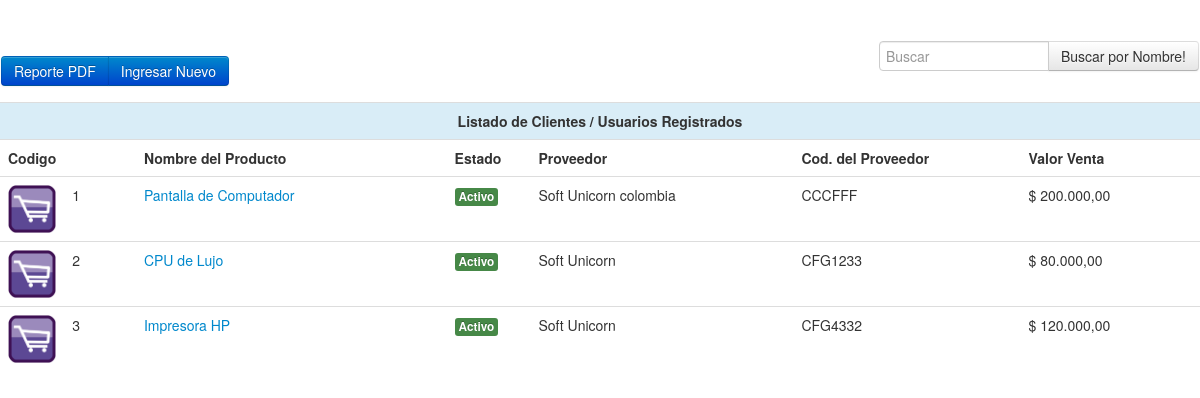
The app's page /producto.php (signed in) with its own data.
### tables this page shows
CREATE TABLE IF NOT EXISTS `producto` (
  `cod` varchar(255) NOT NULL,
  `prov` varchar(255) NOT NULL,
  `cprov` varchar(255) NOT NULL,
  `nom` varchar(255) NOT NULL,
  `costo` varchar(255) NOT NULL,
  `mayor` varchar(255) NOT NULL,
  `venta` varchar(255) NOT NULL,
  `cantidad` varchar(255) NOT NULL,
  `minimo` varchar(255) NOT NULL,
  `seccion` varchar(255) NOT NULL,
  `fecha` varchar(255) NOT NULL,
  `estado` varchar(255) NOT NULL,
  `clase` varchar(255) NOT NULL,
  PRIMARY KEY (`cod`)
);

CREATE TABLE IF NOT EXISTS `proveedor` (
  `codigo` int(255) NOT NULL AUTO_INCREMENT,
  `empresa` varchar(255) NOT NULL,
  `nom` varchar(255) NOT NULL,
  `dir` varchar(255) NOT NULL,
  `ciudad` varchar(255) NOT NULL,
  `tel` varchar(255) NOT NULL,
  `cel` varchar(255) NOT NULL,
  `correo` varchar(255) NOT NULL,
  `obs` varchar(255) NOT NULL,
  `estado` text NOT NULL,
  PRIMARY KEY (`codigo`)
);

### producto.php (the view, shortened to what this page needs)
<!DOCTYPE html>
<html lang="en">
<head>
    <link href="css/bootstrap.css" rel="stylesheet">
    <link href="css/bootstrap-responsive.css" rel="stylesheet">
    <link href="css/docs.css" rel="stylesheet">
    <link href="js/google-code-prettify/prettify.css" rel="stylesheet">
</head>
<body data-spy="scroll" data-target=".bs-docs-sidebar">
<table width="100%" border="0">
  <tr>
    <td>
    <div class="btn-group" data-toggle="buttons-checkbox">
        <button type="button" class="btn btn-primary" onClick="window.location='PDFproducto.php'">Reporte PDF</button>
        <button type="button" class="btn btn-primary" onClick="window.location='crear_producto.php'">Ingresar Nuevo</button>
    </div>
    </td>
    <td>
    <div align="right">
    <form method="post" action="" enctype="multipart/form-data" name="form1" id="form1">
      <div class="input-append">
             <input name="bus" type="text" class="span2" size="60" list="characters" placeholder="Buscar">
              <?php
                $can=mysql_query("SELECT * FROM producto");
              ?>
            <button class="btn" type="submit">Buscar por Nombre!</button>
      </div>
    </form>
    </div>
    </td>
  </tr>
</table>
<div align="center">
<table width="80%" border="0" class="table">
  <tr class="info">
    <td colspan="7"><center><strong>Listado de Clientes / Usuarios Registrados</strong></center></td>
  </tr>
  <tr>
    <td width="5%"><strong>Codigo</strong></td>
    <td width="6%">&nbsp;</td>
    <td width="26%"><strong>Nombre del Producto</strong></td>
    <td width="7%"><strong>Estado</strong></td>
    <td width="22%"><strong>Proveedor</strong></td>
    <td width="19%"><strong>Cod. del Proveedor</strong></td>
    <td width="15%"><strong>Valor Venta</strong></td>
  </tr>
    <?php
	if(empty($_POST['bus'])){
		$can=mysql_query("SELECT * FROM producto");
	}else{
		$buscar=$_POST['bus'];
		$can=mysql_query("SELECT * FROM producto where nom LIKE '$buscar%' or cod LIKE '$buscar%' or cprov LIKE '$buscar%'");
	}
	while($dato=mysql_fetch_array($can)){
		$codigo=$dato['cod'];
		if($dato['estado']=="n"){
			$estado='<span class="label label-important">Inactivo</span>';
		}else{
			$estado='<span class="label label-success">Activo</span>';
		}
		$cprov=$dato['prov'];
		$cann=mysql_query("SELECT * FROM proveedor where codigo=$cprov");
		if($datos=mysql_fetch_array($cann)){
			$n_prov=$datos['empresa'];
		}
	?>
  <tr>
    <td>
    <?php
		if (file_exists("articulo/".$codigo.".jpg")){
			echo '<img src="articulo/'.$codigo.'.jpg" width="50" height="50">';
		}else{
			echo '<img src="articulo/producto.png" width="50" height="50">';
		}
	?>
    </td>
    <td><?php echo $dato['cod']; ?></td>
    <td><a href="crear_producto.php?codigo=<?php echo $dato['cod']; ?>"><?php echo $dato['nom']; ?> </a></td>
    <td><a href="php_estado_producto.php?id=<?php echo $dato['cod']; ?>"><?php echo $estado; ?></a></td>
    <td><?php echo $n_prov; ?></td>
    <td><?php echo $dato['cprov']; ?></td>
    <td>$ <?php echo number_format($dato['venta'],2,",","."); ?></td>
    </tr>
    <?php } ?>
</table>
</div>
</body>
</html>

### css/docs.css (style rules this page uses)
body { position: relative; padding-top: 40px; }

### records on screen
producto: cod "1", nom "Pantalla de Computador", estado "Activo", proveedor.empresa "Soft Unicorn colombia", cprov "CCCFFF", venta "200.000,00"
producto: cod "2", nom "CPU de Lujo", estado "Activo", proveedor.empresa "Soft Unicorn", cprov "CFG1233", venta "80.000,00"
producto: cod "3", nom "Impresora HP", estado "Activo", proveedor.empresa "Soft Unicorn", cprov "CFG4332", venta "120.000,00"
